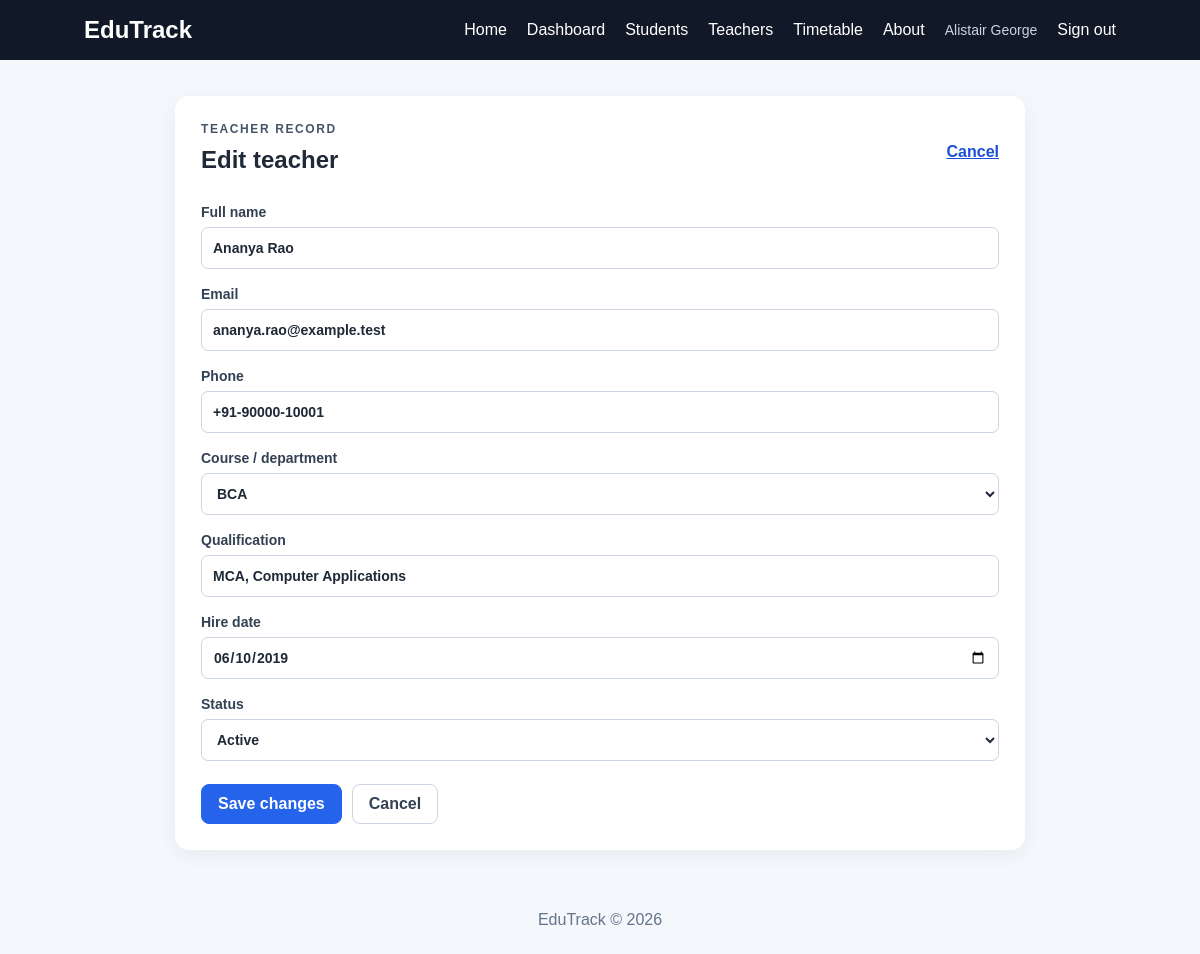
/teachers/1/edit (signed in), run on the app's committed database.
### tables this page shows
CREATE TABLE teachers (
                id INTEGER PRIMARY KEY AUTOINCREMENT,
                name TEXT NOT NULL,
                email TEXT NOT NULL UNIQUE,
                phone TEXT,
                course_id INTEGER NOT NULL,
                qualification TEXT,
                hire_date TEXT NOT NULL,
                status TEXT NOT NULL DEFAULT 'Active',
                FOREIGN KEY (course_id) REFERENCES courses(id)
            );

CREATE TABLE courses (
                id INTEGER PRIMARY KEY AUTOINCREMENT,
                name TEXT NOT NULL UNIQUE
            );

### app.py (the view)
@app.route("/teachers/<int:teacher_id>/edit", methods=("GET", "POST"))
@login_required
def edit_teacher(teacher_id):
    with database_connection() as connection:
        teacher = connection.execute(
            "SELECT * FROM teachers WHERE id = ?", (teacher_id,)
        ).fetchone()
    if teacher is None:
        abort(404)
    form_data = {
        key: teacher[key] or ""
        for key in (
            "name",
            "email",
            "phone",
            "course_id",
            "qualification",
            "hire_date",
            "status",
        )
    }
    if request.method == "POST":
        form_data, errors = validate_teacher_form()
        if not errors:
            with database_connection() as connection:
                if not connection.execute(
                    "SELECT 1 FROM courses WHERE id = ?", (form_data["course_id"],)
                ).fetchone():
                    errors.append("Choose a valid course or department.")
                else:
                    try:
                        connection.execute(
                            """
                            UPDATE teachers
                            SET name = ?, email = ?, phone = ?, course_id = ?,
                                qualification = ?, hire_date = ?, status = ?
                            WHERE id = ?
                            """,
                            (
                                form_data["name"],
                                form_data["email"],
                                form_data["phone"] or None,
                                form_data["course_id"],
                                form_data["qualification"] or None,
                                form_data["hire_date"],
                                form_data["status"],
                                teacher_id,
                            ),
                        )
                        connection.commit()
                    except sqlite3.IntegrityError:
                        errors.append("A teacher with that email address already exists.")
                    else:
                        flash("Teacher details updated.", "success")
                        return redirect(url_for("teacher_detail", teacher_id=teacher_id))
    else:
        errors = []
    return render_teacher_form(form_data, errors, teacher)

### app.py (called while the page is built)
@contextmanager
def database_connection():
    connection = get_db_connection()
    try:
        yield connection
    finally:
        connection.close()

@app.before_request
def protect_post_requests():
    if request.method == "POST":
        submitted_token = request.form.get("csrf_token", "")
        session_token = session.get("csrf_token", "")
        if not session_token or not secrets.compare_digest(
            submitted_token, session_token
        ):
            abort(400, description="The form expired or could not be verified.")

@app.context_processor
def inject_template_values():
    token = session.setdefault("csrf_token", secrets.token_urlsafe(32))
    return {"csrf_token": token}

def login_required(view):
    @wraps(view)
    def wrapped_view(*args, **kwargs):
        if "admin_id" not in session:
            return redirect(url_for("login"))
        return view(*args, **kwargs)
    return wrapped_view

def get_courses():
    with database_connection() as connection:
        return connection.execute("SELECT id, name FROM courses ORDER BY name").fetchall()

def render_teacher_form(form_data, errors, teacher=None):
    return render_template(
        "teacher_form.html",
        form_data=form_data,
        errors=errors,
        courses=get_courses(),
        editing=teacher is not None,
        teacher=teacher,
    )

### database.py (called while the page is built)
def get_db_connection():
    connection = sqlite3.connect(DATABASE)
    connection.row_factory = sqlite3.Row
    connection.execute(
        "PRAGMA foreign_keys = ON"
    )
    return connection

### templates/teacher_form.html (shortened to what this page needs)
{% extends "base.html" %}
{% block content %}
    <section class="panel form-panel">
        <div class="page-heading">
            <div><p class="eyebrow">TEACHER RECORD</p><h1>{{ "Edit teacher" if editing else "Add teacher" }}</h1></div>
            <a class="text-link" href="{{ url_for('teacher_detail', teacher_id=teacher['id']) if editing else url_for('teachers') }}">Cancel</a>
        </div>
        <form class="record-form" method="post">
            <label>Full name
                <input name="name" value="{{ form_data['name'] }}" maxlength="150" required autocomplete="name">
            </label>
            <label>Email
                <input type="email" name="email" value="{{ form_data['email'] }}" maxlength="254" required autocomplete="email">
            </label>
            <label>Phone
                <input type="tel" name="phone" value="{{ form_data['phone'] }}" maxlength="30" autocomplete="tel">
            </label>
            <label>Course / department
                <select name="course_id" required>
                    {% for course in courses %}
                    <option value="{{ course['id'] }}" {% if form_data['course_id']|int == course['id'] %}selected{% endif %}>{{ course["name"] }}</option>
                    {% endfor %}
                </select>
            </label>
            <label>Qualification
                <input name="qualification" value="{{ form_data['qualification'] }}" maxlength="150">
            </label>
            <label>Hire date
                <input type="date" name="hire_date" value="{{ form_data['hire_date'] }}" required>
            </label>
            <label>Status
                <select name="status" required>
                    <option value="Active" {% if form_data['status'] == "Active" %}selected{% endif %}>Active</option>
                </select>
            </label>
            <div class="form-actions">
                <button class="button" type="submit">{{ "Save changes" if editing else "Add teacher" }}</button>
                <a class="button button-secondary" href="{{ url_for('teacher_detail', teacher_id=teacher['id']) if editing else url_for('teachers') }}">Cancel</a>
            </div>
        </form>
    </section>
{% endblock %}

### static/style.css (style rules this page uses)
* { margin: 0; padding: 0; box-sizing: border-box; }
:root { color-scheme: light; font-family: Arial, sans-serif; color: #1f2937; background: #f4f7fb; }
body { min-width: 320px; min-height: 100vh; display: flex; flex-direction: column; background: #f4f7fb; color: #1f2937; }
a { color: #1d4ed8; }
button, input, select { font: inherit; }
.tag, .eyebrow { color: #475569; font-size: 12px; font-weight: 700; letter-spacing: 1.6px; margin-bottom: 10px; }
.primary-btn, .button { display: inline-flex; align-items: center; justify-content: center; min-height: 40px; padding: 10px 16px; border: 1px solid #2563eb; border-radius: 8px; background: #2563eb; color: white; cursor: pointer; font-weight: 700; text-decoration: none; white-space: nowrap; }
.button-secondary { border-color: #cbd5e1; background: white; color: #334155; }
.card, .panel { background: white; border-radius: 14px; box-shadow: 0 5px 20px rgba(0, 0, 0, 0.06); }
.panel { padding: 26px; }
.panel h1 { margin-bottom: 8px; }
.page-heading, .section-heading, .button-group { display: flex; align-items: center; justify-content: space-between; gap: 16px; }
.page-heading { margin-bottom: 22px; }
.filters label, .record-form label { display: grid; gap: 7px; color: #334155; font-size: 14px; font-weight: 700; }
.filters input, .filters select, .record-form input, .record-form select { width: 100%; min-height: 42px; padding: 9px 11px; border: 1px solid #cbd5e1; border-radius: 7px; background: white; color: #1f2937; }
.text-link { font-weight: 700; white-space: nowrap; }
.record-form { display: grid; gap: 17px; margin-top: 22px; }
.form-panel { max-width: 850px; margin: 0 auto; }
.form-actions { display: flex; flex-wrap: wrap; gap: 10px; margin-top: 6px; }

### data on the page
teachers: name "Ananya Rao", email "ananya.rao@example.test", phone "+91-90000-10001", course_id "BCA", qualification "MCA, Computer Applications", hire_date "06/10/2019", status "Active"

### other printed values
{{ session.get("admin_username") }} "Alistair George"
{{ "Edit teacher" if editing else "Add teacher" }} "Edit teacher"
{{ "Save changes" if editing else "Add teacher" }} "Save changes"
